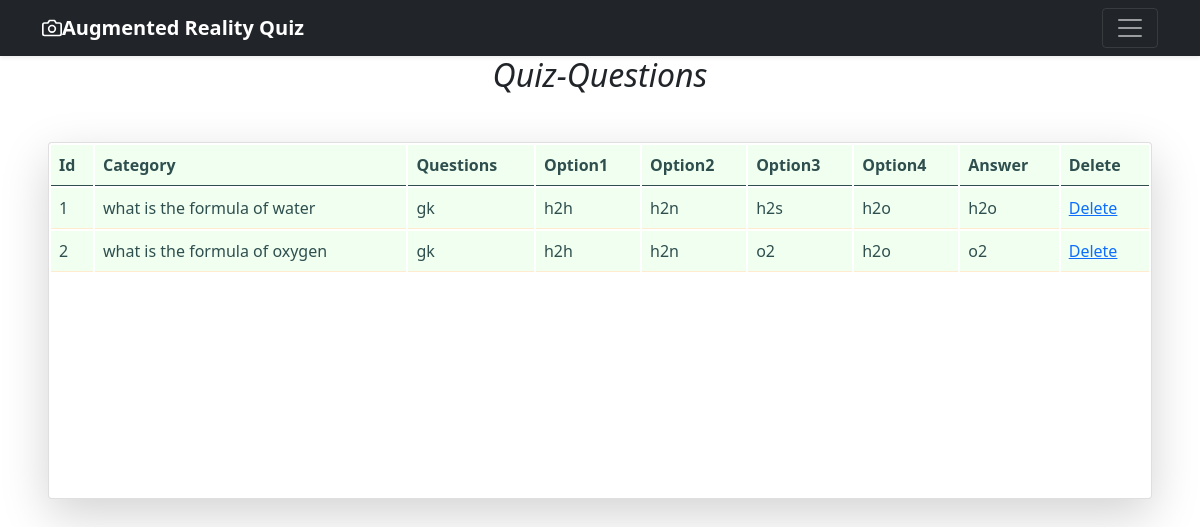
The page /result on the database its author committed.
### database.py (models this page shows, shortened)
class Question(Base):
    __tablename__ = 'questions'
    id = Column(Integer, primary_key=True)
    title = Column(String(255), nullable=False, unique=True)
    op1 = Column(String(255), nullable=False)
    op2 = Column(String(255), nullable=False)
    op3 = Column(String(255), nullable=False)
    op4 = Column(String(255), nullable=False)
    ans = Column(String(255), nullable=False)
    category = Column(String(255),nullable=False)
    added_on = Column(DateTime, default=datetime.now)

### app.py (the view)
@app.route('/result')
def result():
    db=opendb()
    ques=db.query(Question).all()
    db.close()
    return render_template('result.html',ques=ques)

### app.py (called while the page is built)
def opendb():
    engine = create_engine("sqlite:///db.sqlite",echo=True)
    Session = sessionmaker(bind=engine)
    return Session()

### templates/result.html (shortened to what this page needs)
{% extends 'base.html' %}
{% block body %}
<i class="fa fa-align-center" aria-hidden="true"><center><h2>Quiz-Questions</h2></center></i>
<div class="card shadow-lg m-5">
    <table class="table table-striped|sm|bordered table-inverse table-responsive">
        <thead class="thead-inverse|thead-default">
            <tr>
                <th><b>Id</b></th>
                <th><b>Category</b></th>
                <th><b>Questions</b></th>
                <th><b>Option1</b></th>
                <th><b>Option2</b></th>
                <th><b>Option3</b></th>
                <th><b>Option4</b></th>
                <th><b>Answer</b></th>
                <th><b>Delete</b></th>
            </tr>
        </thead>
        <tbody>
            {% for item in ques %}
            <tr>
                <td >{{item.id}}</td>
                <td >{{item.title}}</td>
                <td >{{item.category}}</td>
                <td >{{item.op1}}</td>
                <td >{{item.op2}}</td>
                <td >{{item.op3}}</td>
                <td >{{item.op4}}</td>
                <td >{{item.ans}}</td>
                <td ><a href="/delete/{{item.id}}">Delete</a></td>
            </tr>
            {% endfor %}
        </tbody>
    </table>
</div>
{% endblock body %}

### templates/result.html (style rules this page uses)
.table { --bs-table-bg: linen; --bs-table-accent-bg: honeydew; --bs-table-striped-color: #212528; --bs-table-striped-bg: rgba(0, 0, 0, 0.05); --bs-table-active-color: #212527; --bs-table-active-bg: rgba(0, 0, 0, 0.1); --bs-table-hover-color: #212529; --bs-table-hover-bg: rgba(0, 0, 0, 0.075); width: 100%; margin-bottom: 14rem; color: darkslategrey; vertical-align: baseline; border-color: blanchedalmond; }
table { caption-side: bottom; border-collapse: separate; }

### rows shown on the page
Question: id "1", title "what is the formula of water", category "gk", op1 "h2h", op2 "h2n", op3 "h2s", op4 "h2o", ans "h2o"
Question: id "2", title "what is the formula of oxygen", category "gk", op1 "h2h", op2 "h2n", op3 "o2", op4 "h2o", ans "o2"
